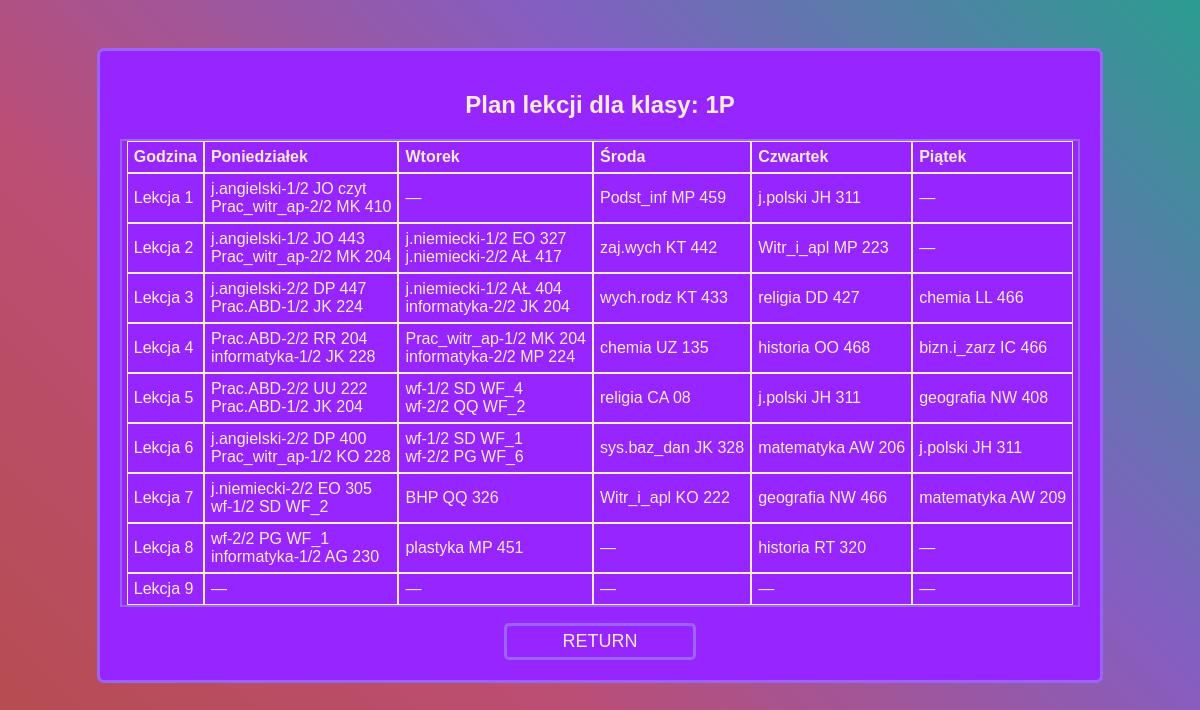
/classes/1P.php, run on the app's committed database.
### tables this page shows
CREATE TABLE `plan_lekcji` (
  `id` int(11) NOT NULL,
  `id_k` tinyint(4) DEFAULT NULL,
  `id_p` tinyint(4) DEFAULT NULL,
  `grupa` char(3) NOT NULL DEFAULT '1/1',
  `id_n` tinyint(4) DEFAULT NULL,
  `id_s` tinyint(4) DEFAULT NULL,
  `id_g` tinyint(4) DEFAULT NULL,
  `dzien` tinyint(4) DEFAULT NULL
);

### classes/1P.php (the view, shortened to what this page needs)
<?php
$class = '1P';
?>
<!DOCTYPE html>
<html lang="pl">
<head>
    <link rel="stylesheet" href="./CSS/admin-style.css">
</head>
<body class="background">
    <div class="menu-main">
        <?php
        $pdo = new PDO('mysql:host=localhost;dbname=plan_lekcji', 'root', '');
        $pdo->setAttribute(PDO::ATTR_ERRMODE, PDO::ERRMODE_EXCEPTION);
        $sql = "SELECT * FROM widok_plan_lekcji WHERE klasa = :class ORDER BY dzien, id_g";
        $stmt = $pdo->prepare($sql);
        $stmt->bindParam(':class', $class, PDO::PARAM_STR);
        $stmt->execute();
        $results = $stmt->fetchAll(PDO::FETCH_ASSOC);
        if ($results) {
            $schedule = [];
            foreach ($results as $row) {
                $schedule[$row['dzien']][$row['id_g']][] = [
                    'przedmiot' => $row['przedmiot'],
                    'grupa' => $row['grupa'],
                    'nauczyciele' => $row['nauczyciele'],
                    'sala' => $row['sala']
                ];
            }
            echo "<h2>Plan lekcji dla klasy: $class</h2>";
            echo "<table cellspacing='0>";
            echo "<tr class='column'><th class='rekord'>Godzina</th>";
            $daysOfWeek = ['Poniedziałek', 'Wtorek', 'Środa', 'Czwartek', 'Piątek'];
            foreach ($daysOfWeek as $day) {
                echo "<th class='rekord'>$day</th>";
            }
            for ($hour = 1; $hour <= 9; $hour++) {
                echo "<tr class='column'>";
                echo "<td class='rekord'>Lekcja $hour</td>";
                for ($day = 1; $day <= 5; $day++) {
                    echo "<td class='rekord'>";
                    if (!empty($schedule[$day][$hour])) {
                        foreach ($schedule[$day][$hour] as $lesson) {
                            if($lesson['grupa']=='1/1')
                            echo htmlspecialchars($lesson['przedmiot']) . " ";
                            else
                            echo htmlspecialchars($lesson['przedmiot']) . "-" . htmlspecialchars($lesson['grupa']) . " ";
                            echo htmlspecialchars($lesson['nauczyciele']) . " ";
                            echo htmlspecialchars($lesson['sala']) . "<br>";
                        }
                    } else {
                        echo "—";
                    }
                    echo "</td>";
                }
                echo "</tr>";
            }
            echo "</table>
            <form action='../index.php' method='post'>
                <input type='submit' name='submit' class='return' value='RETURN'>
            </form>";
        } else {
            echo "<p>Brak wyników для класса $class</p>";
        }
        ?>
    </div>
</body>
</html>

### CSS/admin-style.css (style rules this page uses)
body, html { display: flex; margin: 0; padding: 0; height: 100%; font-family: Arial, sans-serif; color: antiquewhite !important; overflow-x: hidden; }
.background { position: absolute; top: 0; left: 0; right: 0; bottom: 0; background: linear-gradient(45deg, #b64c4c, #bb4e74, #845ec2, #2a9d8f); background-size: cover; background-attachment: fixed; animation: gradientMove 5s infinite alternate; }
table { text-align: center; display: flex; justify-content: center; width: auto; color: antiquewhite; word-wrap: break-word; border: 2px solid #9c63f8; }
th, td { border: antiquewhite 1px solid; width: fit-content; text-align: left; padding: 6px; }
.menu-main { background-color: #9625ff; border: 3px solid #9c63f8; border-radius: 7px; text-align: center; flex-direction: row; margin: auto; width: 80%; padding: 20px; margin-top: 4%; }
.return { background-color: #9625ff; border: 3px solid #9c63f8; border-radius: 5px; text-align: center; min-width: 100px; color:antiquewhite; margin-top: 2vh; font-size: large; width: 20%; padding: 5px; }

### data on the page
plan_lekcji: przedmiot "j.angielski", grupa "1/2", nauczyciele "JO", sala "czyt"
plan_lekcji: przedmiot "Prac_witr_ap", grupa "2/2", nauczyciele "MK", sala "410"
plan_lekcji: przedmiot "Podst_inf", nauczyciele "MP", sala "459"
plan_lekcji: przedmiot "j.angielski", grupa "1/2", nauczyciele "JO", sala "443"
plan_lekcji: przedmiot "Prac_witr_ap", grupa "2/2", nauczyciele "MK", sala "204"
plan_lekcji: przedmiot "j.niemiecki", grupa "1/2", nauczyciele "EO", sala "327"
plan_lekcji: przedmiot "j.niemiecki", grupa "2/2", nauczyciele "AŁ", sala "417"
plan_lekcji: przedmiot "zaj.wych", nauczyciele "KT", sala "442"
plan_lekcji: przedmiot "Witr_i_apl", nauczyciele "MP", sala "223"
plan_lekcji: przedmiot "j.angielski", grupa "2/2", nauczyciele "DP", sala "447"
plan_lekcji: przedmiot "Prac.ABD", grupa "1/2", nauczyciele "JK", sala "224"
plan_lekcji: przedmiot "j.niemiecki", grupa "1/2", nauczyciele "AŁ", sala "404"
plan_lekcji: przedmiot "informatyka", grupa "2/2", nauczyciele "JK", sala "204"
plan_lekcji: przedmiot "wych.rodz", nauczyciele "KT", sala "433"
plan_lekcji: przedmiot "religia", nauczyciele "DD", sala "427"
plan_lekcji: przedmiot "chemia", nauczyciele "LL", sala "466"
plan_lekcji: przedmiot "Prac.ABD", grupa "2/2", nauczyciele "RR", sala "204"
plan_lekcji: przedmiot "informatyka", grupa "1/2", nauczyciele "JK", sala "228"
plan_lekcji: przedmiot "Prac_witr_ap", grupa "1/2", nauczyciele "MK", sala "204"
plan_lekcji: przedmiot "informatyka", grupa "2/2", nauczyciele "MP", sala "224"
plan_lekcji: przedmiot "chemia", nauczyciele "UZ", sala "135"
plan_lekcji: przedmiot "historia", nauczyciele "OO", sala "468"
plan_lekcji: przedmiot "bizn.i_zarz", nauczyciele "IC", sala "466"
plan_lekcji: przedmiot "Prac.ABD", grupa "2/2", nauczyciele "UU", sala "222"
plan_lekcji: przedmiot "Prac.ABD", grupa "1/2", nauczyciele "JK", sala "204"
plan_lekcji: przedmiot "wf", grupa "1/2", nauczyciele "SD", sala "WF_4"
plan_lekcji: przedmiot "wf", grupa "2/2", nauczyciele "QQ", sala "WF_2"
plan_lekcji: przedmiot "religia", nauczyciele "CA", sala "08"
plan_lekcji: przedmiot "geografia", nauczyciele "NW", sala "408"
plan_lekcji: przedmiot "j.angielski", grupa "2/2", nauczyciele "DP", sala "400"
plan_lekcji: przedmiot "Prac_witr_ap", grupa "1/2", nauczyciele "KO", sala "228"
plan_lekcji: przedmiot "wf", grupa "1/2", nauczyciele "SD", sala "WF_1"
plan_lekcji: przedmiot "wf", grupa "2/2", nauczyciele "PG", sala "WF_6"
plan_lekcji: przedmiot "sys.baz_dan", nauczyciele "JK", sala "328"
plan_lekcji: przedmiot "matematyka", nauczyciele "AW", sala "206"
plan_lekcji: przedmiot "j.niemiecki", grupa "2/2", nauczyciele "EO", sala "305"
plan_lekcji: przedmiot "wf", grupa "1/2", nauczyciele "SD", sala "WF_2"
plan_lekcji: przedmiot "BHP", nauczyciele "QQ", sala "326"
plan_lekcji: przedmiot "Witr_i_apl", nauczyciele "KO", sala "222"
plan_lekcji: przedmiot "geografia", nauczyciele "NW", sala "466"
plan_lekcji: przedmiot "matematyka", nauczyciele "AW", sala "209"
plan_lekcji: przedmiot "wf", grupa "2/2", nauczyciele "PG", sala "WF_1"
plan_lekcji: przedmiot "informatyka", grupa "1/2", nauczyciele "AG", sala "230"
plan_lekcji: przedmiot "plastyka", nauczyciele "MP", sala "451"
plan_lekcji: przedmiot "historia", nauczyciele "RT", sala "320"

### other printed values
$class "1P"
$day "Poniedziałek"
$day "Wtorek"
$day "Środa"
$day "Czwartek"
$day "Piątek"
$lesson['przedmiot'] "j.polski"
$lesson['nauczyciele'] "JH"
$lesson['sala'] "311"
